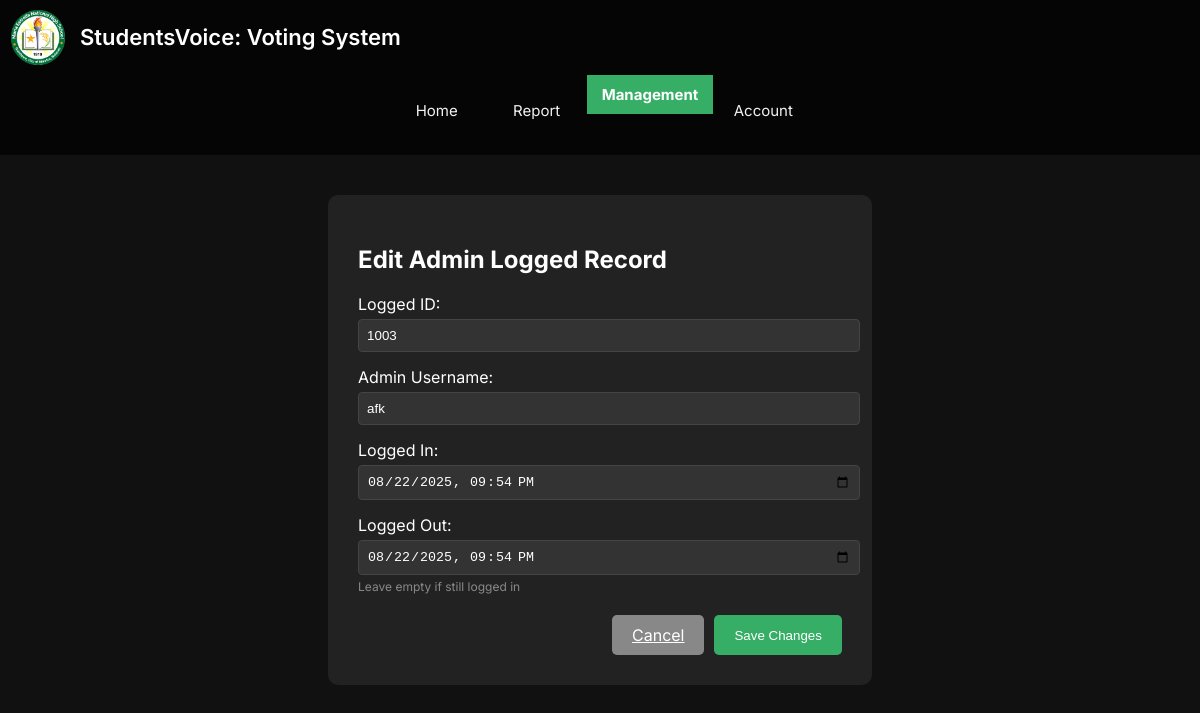
The app's page /files/admin/edit_adminlogged.php?id=1003 (signed in) with its own data.
### tables this page shows
CREATE TABLE `adminloggedrecord` (
  `LoggedID` int(255) NOT NULL,
  `AdminID` int(255) NOT NULL,
  `LoggedIn` datetime DEFAULT NULL,
  `LoggedOut` datetime DEFAULT NULL,
  `ModifyBy` int(11) DEFAULT NULL,
  `ModifyDate` datetime DEFAULT NULL
);

### files/admin/edit_adminlogged.php (the view, shortened to what this page needs)
<?php
require_once '../connect/connect.php';
$loggedId = isset($_GET['id']) ? $_GET['id'] : 0;
$query = "SELECT al.*, a.Username AS AdminUsername
          FROM adminloggedrecord al
          LEFT JOIN admin a ON al.AdminID = a.AdminID
          WHERE al.LoggedID = ?";
$stmt = $conn->prepare($query);
$stmt->bind_param("i", $loggedId);
$stmt->execute();
$result = $stmt->get_result();
$loggedRecord = $result->fetch_assoc();
?>
<!DOCTYPE html>
<html>
<head>
    <link rel="stylesheet" type="text/css" href="/votingsystem/files/maincss/main.css">
    <link rel="stylesheet" type="text/css" href="/votingsystem/files/admin/admin.css">
</head>
<body>
    <header>
        <div class="header">
            <div class="header-left">
                <div class="logo"></div>
                <div class="header-title">
                    <span class="main-title">StudentsVoice: Voting System</span>
                </div>
            </div>
            <div class="topnav">
                <a href="home.php">Home</a>
                <a href="generatereport.php">Report</a>
                <div class="dropdown">
                    <a class="active">Management</a>
                </div>
                <div class="dropdown">
                <a>Account</a>
                </div>
            </div>
        </div>
    </header>
    <div class="edit-container">
        <h2>Edit Admin Logged Record</h2>
        <form method="POST" action="">
            <label>Logged ID:
                <input type="text" value="<?php echo htmlspecialchars($loggedRecord['LoggedID']); ?>" disabled>
            </label>
            <label>Admin Username:
                <input type="text" value="<?php echo htmlspecialchars($loggedRecord['AdminUsername'] ?? 'N/A'); ?>" disabled>
            </label>
            <label>Logged In:
                <input type="datetime-local" name="loggedIn" value="<?php echo $loggedRecord['LoggedIn'] ? date('Y-m-d\TH:i', strtotime($loggedRecord['LoggedIn'])) : ''; ?>" required>
            </label>
            <label>Logged Out:
                <input type="datetime-local" name="loggedOut" value="<?php echo $loggedRecord['LoggedOut'] ? date('Y-m-d\TH:i', strtotime($loggedRecord['LoggedOut'])) : ''; ?>">
                <small style="color: #888; font-size: 12px;">Leave empty if still logged in</small>
            </label>
            <div class="form-actions">
                <a href="adminloggedmanagement.php" class="btn btn-cancel">Cancel</a>
                <button type="submit" class="btn">Save Changes</button>
            </div>
        </form>
    </div>
</body>
</html>

### files/maincss/main.css (style rules this page uses)
body { font-family: 'Inter', sans-serif; }

### files/admin/admin.css (style rules this page uses)
html, body { height: 100%; margin: 0; padding: 0; min-height: 100vh; font-family: 'Inter', sans-serif; background: url('/votingsystem/images/mainBackground.png') no-repeat center center fixed; background-size: cover; overflow-x: hidden; }
body { display: flex; flex-direction: column; min-height: 100vh; position: relative; }
.header { display: flex; justify-content: space-between; align-items: center; padding: 0 20px 0 40px; background: rgba(0,0,0,0.7); color: white; height: 70px; width: 100%; box-sizing: border-box; }
.header-left { display: flex; align-items: center; gap: 15px; }
.logo { width: 55px; height: 55px; background: url('/votingsystem/images/logo.png') no-repeat center center; background-size: contain; }
.header-title { display: flex; flex-direction: column; line-height: 1.2; }
.main-title { font-size: 22px; font-weight: 600; }
.topnav { background-color: transparent; overflow: visible; display: flex; align-items: center; height: 70px; position: relative; }
.topnav a { float: left; color: #f2f2f2; text-align: center; padding: 12px 20px; text-decoration: none; font-size: 15px; transition: all 0.3s ease; height: 70px; display: flex; align-items: center; min-width: fit-content; width: auto; justify-content: center; box-sizing: border-box; }
.topnav a.active { background-color: #36AE66; color: white; font-weight: bold; height: 70px; padding: 0 20px; box-sizing: border-box; }
.dropdown { position: relative; display: inline-block; height: 70px; box-sizing: border-box; }
@media (max-width: 1200px) { .header { flex-wrap: wrap; height: auto; padding: 10px; } }
@media (max-width: 1200px) { .topnav { order: 3; width: 100%; justify-content: center; margin-top: 10px; flex-wrap: wrap; height: auto; } }
@media (max-width: 1200px) { .topnav a { width: auto; min-width: 100px; } }
@media (max-width: 1200px) { .topnav a.active { height: auto; padding: 10px 15px; } }
form { flex: 1 1 0; display: block; }

### files/admin/edit_adminlogged.php (style rules this page uses)
body { background: #111; color: #fff; font-family: 'Inter', sans-serif; }
.edit-container { background: #222; color: #fff; max-width: 500px; margin: 40px auto; padding: 30px; border-radius: 10px; }
label { display: block; margin-top: 15px; color: #fff; }
input, select { width: 100%; padding: 8px; margin-top: 5px; border-radius: 4px; border: 1px solid #444; background: #333; color: #fff; }
.form-actions { margin-top: 20px; display: flex; gap: 10px; justify-content: flex-end; }
.btn { background: #36AE66; color: #fff; border: none; padding: 10px 20px; border-radius: 5px; cursor: pointer; }
.btn-cancel { background: #888; }

### records on screen
adminloggedrecord: LoggedID "1003", AdminID.Username "afk", loggedIn "08/22/2025 21:54", loggedOut "08/22/2025 21:54"
